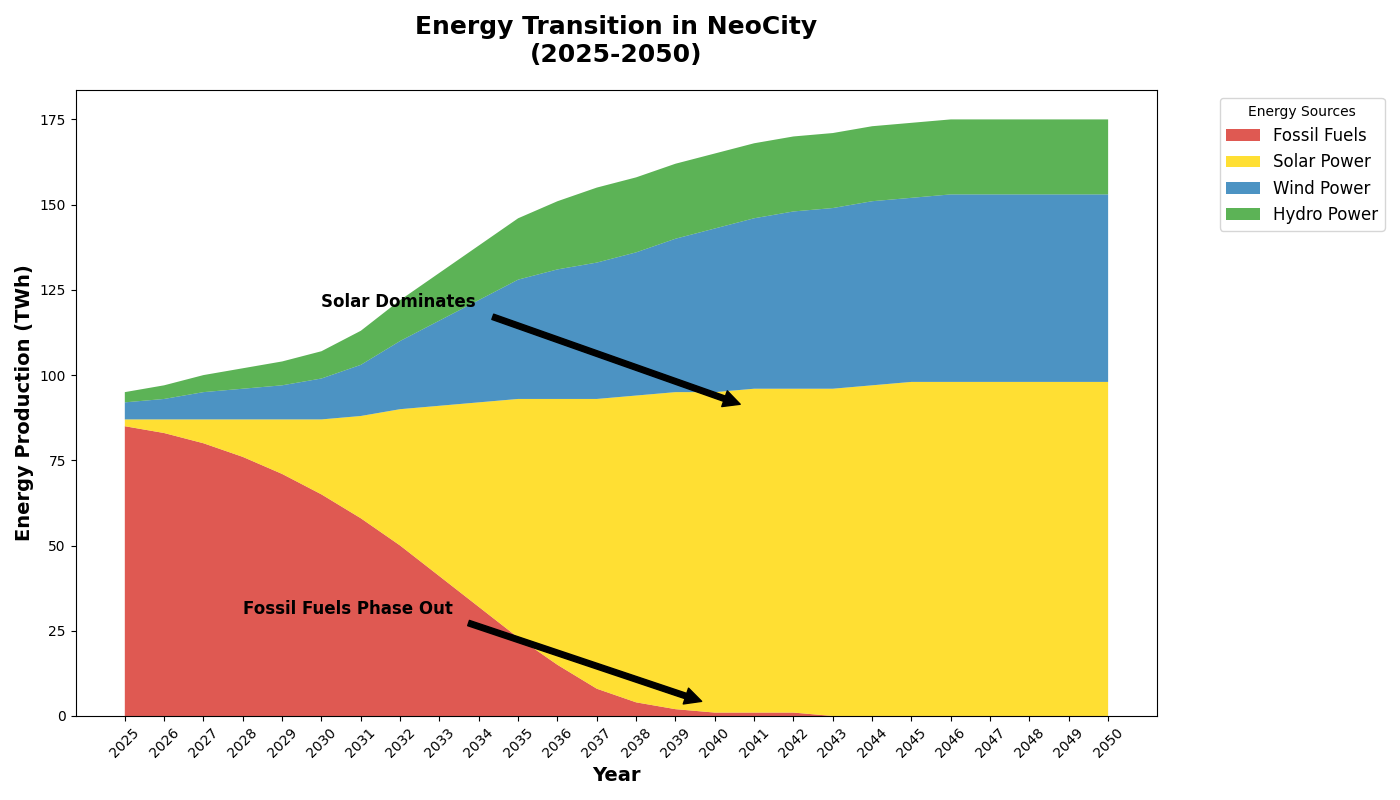

Here is the Python script that generated this plot:
import matplotlib.pyplot as plt
import numpy as np

# Data Preparation
years = np.arange(2025, 2051)
fossil_fuels = np.array([85, 83, 80, 76, 71, 65, 58, 50, 41, 32, 23, 15, 8, 4, 2, 1, 1, 1, 0, 0, 0, 0, 0, 0, 0, 0])
solar_power = np.array([2, 4, 7, 11, 16, 22, 30, 40, 50, 60, 70, 78, 85, 90, 93, 94, 95, 95, 96, 97, 98, 98, 98, 98, 98, 98])
wind_power = np.array([5, 6, 8, 9, 10, 12, 15, 20, 25, 30, 35, 38, 40, 42, 45, 48, 50, 52, 53, 54, 54, 55, 55, 55, 55, 55])
hydro_power = np.array([3, 4, 5, 6, 7, 8, 10, 12, 14, 16, 18, 20, 22, 22, 22, 22, 22, 22, 22, 22, 22, 22, 22, 22, 22, 22])

# Stack the data for plotting
energy_data = np.vstack([fossil_fuels, solar_power, wind_power, hydro_power])

# Plot the stacked area chart
fig, ax = plt.subplots(figsize=(14, 8))

# Use stackplot to create the chart
ax.stackplot(years, energy_data, labels=['Fossil Fuels', 'Solar Power', 'Wind Power', 'Hydro Power'], 
             colors=['#d73027', '#ffd700', '#1f78b4', '#33a02c'], alpha=0.8)

# Customize the chart with title and labels
ax.set_title('Energy Transition in NeoCity\n(2025-2050)', fontsize=18, weight='bold', pad=20)
ax.set_xlabel('Year', fontsize=14, weight='bold')
ax.set_ylabel('Energy Production (TWh)', fontsize=14, weight='bold')

# Rotate x-axis labels for better readability
ax.set_xticks(years)
ax.set_xticklabels(years, rotation=45)

# Position the legend outside the plot
ax.legend(loc='upper left', bbox_to_anchor=(1.05, 1), title='Energy Sources', fontsize=12)

# Improve layout to prevent overlap
plt.tight_layout()

# Annotate significant milestones
ax.annotate('Solar Dominates', xy=(2041, 90), xytext=(2030, 120),
             arrowprops=dict(facecolor='black', shrink=0.05), fontsize=12, weight='bold')
ax.annotate('Fossil Fuels Phase Out', xy=(2040, 3), xytext=(2028, 30),
             arrowprops=dict(facecolor='black', shrink=0.05), fontsize=12, weight='bold')

# Show the plot
plt.show()
